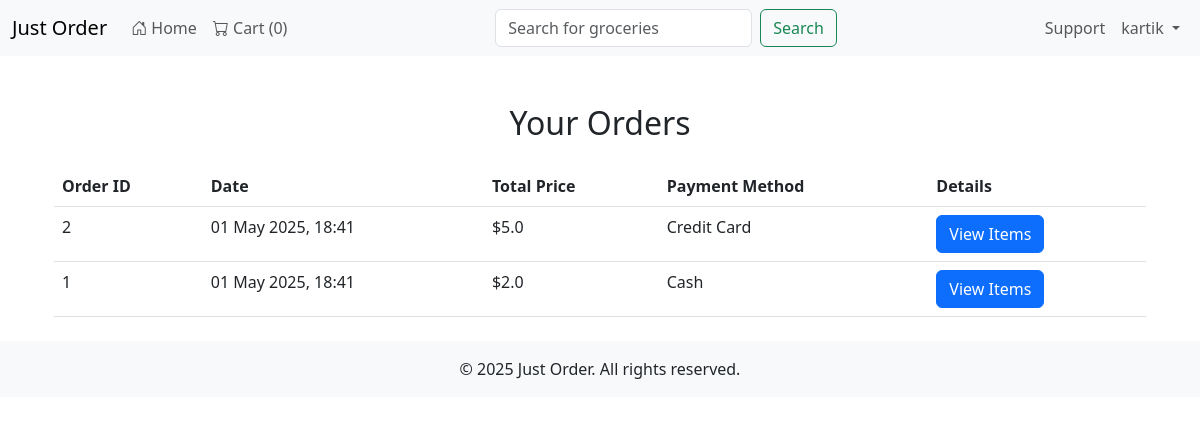
Before: /home/orders/ (signed in) with the older database file.
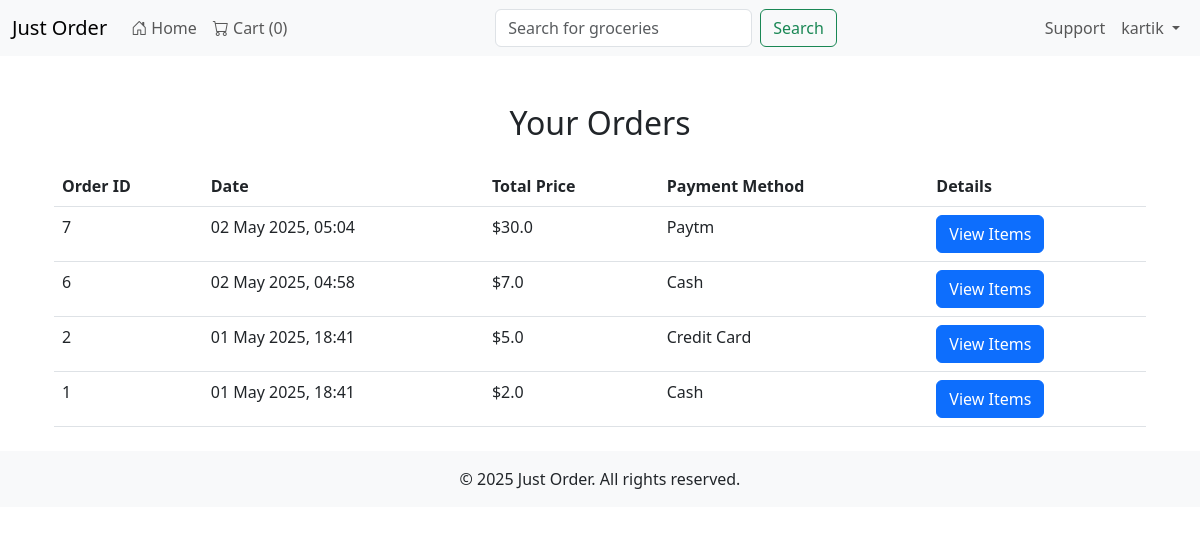
After: the same page with the newer database file.
### home/models.py (models this page shows, shortened)
class Order(models.Model):
    user = models.ForeignKey(User, on_delete=models.CASCADE)
    items = models.TextField()  # Store items as a JSON string
    total_price = models.FloatField()
    payment_method = models.CharField(max_length=50)
    created_at = models.DateTimeField(auto_now_add=True)

### home/views.py (the view)
# urls.py: path('orders/', views.orders, name='orders'),
def orders(request):
    if not request.user.is_authenticated:
        return redirect('login')
    user_orders = Order.objects.filter(user=request.user).order_by('-created_at')
    context = {
        "orders": user_orders,
    }
    return render(request, "orders.html", context)

### home/templates/orders.html (shortened to what this page needs)
{% extends 'layout.html' %}
{% block content %}
<div class="container mt-5">
    <h2 class="text-center mb-4">Your Orders</h2>
    {% if orders %}
    <table class="table">
        <thead>
            <tr>
                <th>Order ID</th>
                <th>Date</th>
                <th>Total Price</th>
                <th>Payment Method</th>
                <th>Details</th>
            </tr>
        </thead>
        <tbody>
            {% for order in orders %}
            <tr>
                <td>{{ order.id }}</td>
                <td>{{ order.created_at|date:"d M Y, H:i" }}</td>
                <td>${{ order.total_price }}</td>
                <td>{{ order.payment_method }}</td>
                <td>
                    <a href="{% url 'order_items' order.id %}" class="btn btn-primary">View Items</a>
                </td>
            </tr>
            {% endfor %}
        </tbody>
    </table>
    {% else %}
    <p class="text-center">You have no orders yet.</p>
    {% endif %}
</div>
{% endblock %}

### justorder/templates/layout.html (shortened to what this page needs)
<!DOCTYPE html>
<html lang="en">
    <head>
        {% load static %}
        <link href="https://cdn.jsdelivr.net/npm/bootstrap@5.3.0/dist/css/bootstrap.min.css" rel="stylesheet">
        <link href="https://cdn.jsdelivr.net/npm/bootstrap-icons/font/bootstrap-icons.css" rel="stylesheet">
        <link rel="stylesheet" href="{% static 'css/styles.css' %}">
    </head>
<body>
    <nav class="navbar navbar-expand-lg navbar-light bg-light">
        <div class="container-fluid">
            <a class="navbar-brand" href="#">Just Order</a>
            <div class="collapse navbar-collapse" id="navbarNav">
                <ul class="navbar-nav me-auto">
                    <li class="nav-item">
                        <a class="nav-link" href="{% url 'index' %}">
                            <i class="bi bi-house-door"></i> Home
                        </a>
                    </li>
                    <li class="nav-item">
                        <a class="nav-link" href="{% url 'cart_view' %}">
                            <i class="bi bi-cart"></i> Cart (<span id="cart-count">{{ request.session.cart|length|default:0 }}</span>)
                        </a>
                    </li>
                </ul>
                <form class="d-flex mx-auto" role="search">
                    <input class="form-control me-2" type="search" placeholder="Search for groceries" aria-label="Search">
                    <button class="btn btn-outline-success" type="submit">Search</button>
                </form>
                <ul class="navbar-nav ms-auto">
                    <li class="nav-item">
                        <a class="nav-link" href="{% url 'support' %}">Support</a>
                    </li>
                    {% if user.is_authenticated %}
                        <li class="nav-item dropdown">
                            <a class="nav-link dropdown-toggle" href="#" id="userDropdown" role="button" data-bs-toggle="dropdown" aria-expanded="false">
                                {{ user.username }}
                            </a>
                        </li>
                    {% else %}
                        <li class="nav-item">
                            <a class="nav-link" href="{% url 'login' %}">Log In</a>
                        </li>
                    {% endif %}
                </ul>
            </div>
        </div>
    </nav>
    <div class="container mt-4">
        {% block content %}{% endblock %}
    </div>
    <footer class="bg-light text-center text-lg-start mt-4">
        <div class="text-center p-3">
            © 2025 Just Order. All rights reserved.
        </div>
    </footer>
</body>
</html>

Changed rows visible on the page:
added Order: id "7", created_at "02 May 2025, 05:04", total_price "30.0", payment_method "Paytm"
added Order: id "6", created_at "02 May 2025, 04:58", total_price "7.0", payment_method "Cash"
